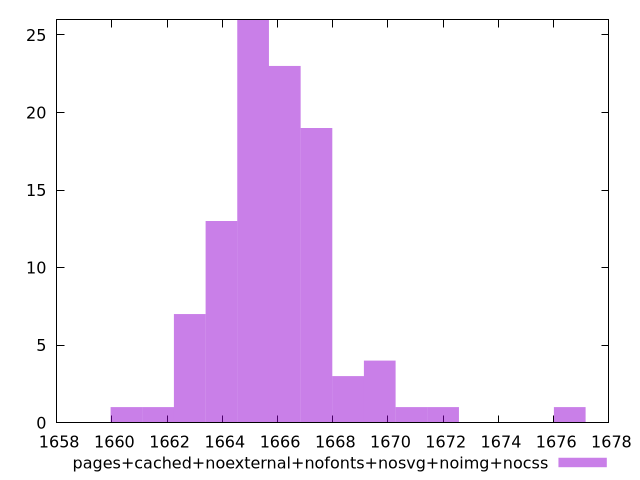

This figure's gnuplot source:
$_pagesCachedNoexternalNofontsNosvgNoimgNocss <<EOF
1665.1155270062882 26
1666.2623007852183 23
1676.5832647955876 1
1667.409074564148 19
1663.9687532273583 13
1662.8219794484282 7
1660.5284318905685 1
1669.702622122008 4
1668.5558483430782 3
1661.6752056694984 1
1671.996169679868 1
1670.849395900938 1
EOF
set key outside below
set terminal pngcairo
set output "report_00005_2020-11-02T22-26-11.212Z/interactive/pages+cached+noexternal+nofonts+nosvg+noimg+nocss//raw_hist.png"
set yrange [0:26]
set boxwidth 1.1467737789299506
set style fill transparent solid 0.5 noborder
plot $_pagesCachedNoexternalNofontsNosvgNoimgNocss title "pages+cached+noexternal+nofonts+nosvg+noimg+nocss" with boxes ,
